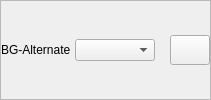
             <widget class="QFrame" name="bgalternate_1">
              <property name="maximumSize">
               <size>
                <width>16777215</width>
                <height>16777215</height>
               </size>
              </property>
              <property name="frameShape">
               <enum>QFrame::StyledPanel</enum>
              </property>
              <property name="frameShadow">
               <enum>QFrame::Raised</enum>
              </property>
              <layout class="QHBoxLayout" name="horizontalLayout_89">
               <property name="spacing">
                <number>4</number>
               </property>
               <property name="leftMargin">
                <number>0</number>
               </property>
               <property name="topMargin">
                <number>0</number>
               </property>
               <property name="rightMargin">
                <number>0</number>
               </property>
               <property name="bottomMargin">
                <number>0</number>
               </property>
               <item>
                <widget class="QLabel" name="background_21">
                 <property name="minimumSize">
                  <size>
                   <width>0</width>
                   <height>0</height>
                  </size>
                 </property>
                 <property name="maximumSize">
                  <size>
                   <width>70</width>
                   <height>16777215</height>
                  </size>
                 </property>
                 <property name="text">
                  <string>BG-Alternate</string>
                 </property>
                </widget>
               </item>
               <item>
                <widget class="QComboBox" name="changeSelectedColor_83">
                 <property name="minimumSize">
                  <size>
                   <width>80</width>
                   <height>0</height>
                  </size>
                 </property>
                 <property name="maximumSize">
                  <size>
                   <width>80</width>
                   <height>16777215</height>
                  </size>
                 </property>
                </widget>
               </item>
               <item>
                <widget class="QLabel" name="selectedColor_83">
                 <property name="minimumSize">
                  <size>
                   <width>0</width>
                   <height>24</height>
                  </size>
                 </property>
                 <property name="maximumSize">
                  <size>
                   <width>50</width>
                   <height>24</height>
                  </size>
                 </property>
                 <property name="text">
                  <string/>
                 </property>
                </widget>
               </item>
               <item>
                <widget class="QPushButton" name="colorPicker_83">
                 <property name="minimumSize">
                  <size>
                   <width>40</width>
                   <height>30</height>
                  </size>
                 </property>
                 <property name="maximumSize">
                  <size>
                   <width>40</width>
                   <height>30</height>
                  </size>
                 </property>
                 <property name="cursor">
                  <cursorShape>PointingHandCursor</cursorShape>
                 </property>
                 <property name="text">
                  <string/>
                 </property>
                </widget>
               </item>
              </layout>
             </widget>
